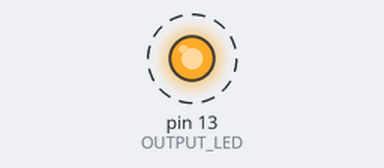
This sketch was run on a simulated Arduino Uno, built with avr-gcc and run on an emulated ATmega328P. Shown: output pins drawn as LEDs (lit = HIGH). Dashed ring = blinking.

Above: at 0.5 s.
Timing chart, 0 to 4.6 s (numbered marks = the images above):
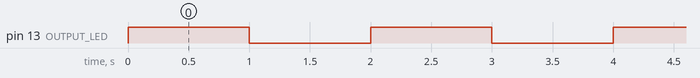

Measured:
- by itself, pin 13 (OUTPUT_LED): alternates HIGH for 1.0 s and LOW for 1.0 s

The sketch:

blink.ino
```cpp
const unsigned int OUTPUT_LED = LED_BUILTIN;

const unsigned int BLINK_DELAY = 1000;

void setup()
{
  pinMode(OUTPUT_LED, OUTPUT);
}

void loop()
{
  digitalWrite(OUTPUT_LED, HIGH);

  delay(BLINK_DELAY);

  digitalWrite(OUTPUT_LED, LOW);

  delay(BLINK_DELAY);
}
```
